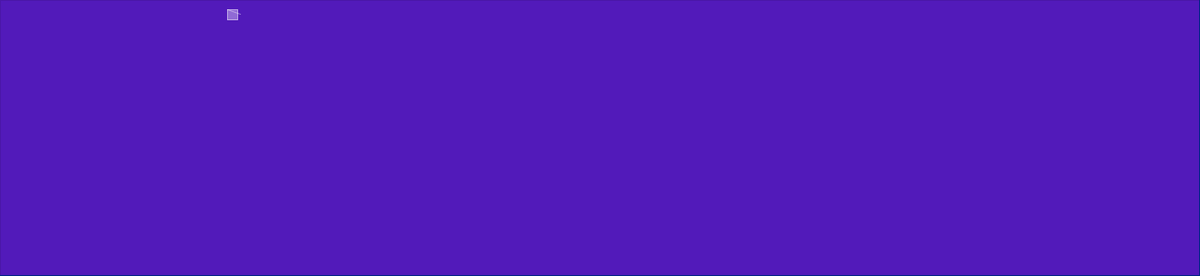
Frame 1 (no input)
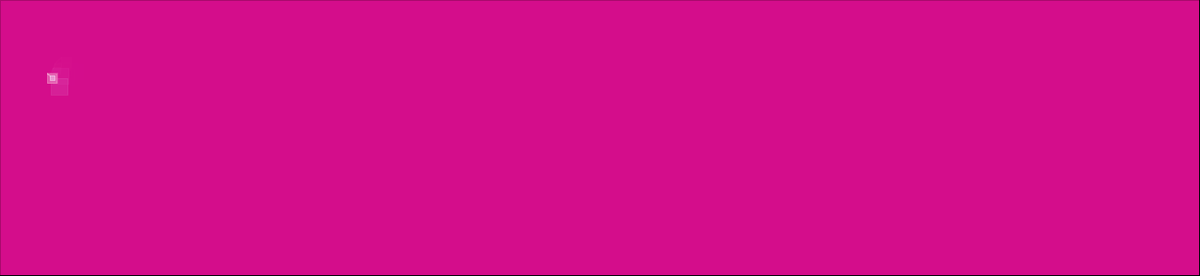
Frame 60 (the mouse pressed at the canvas centre just before this capture)
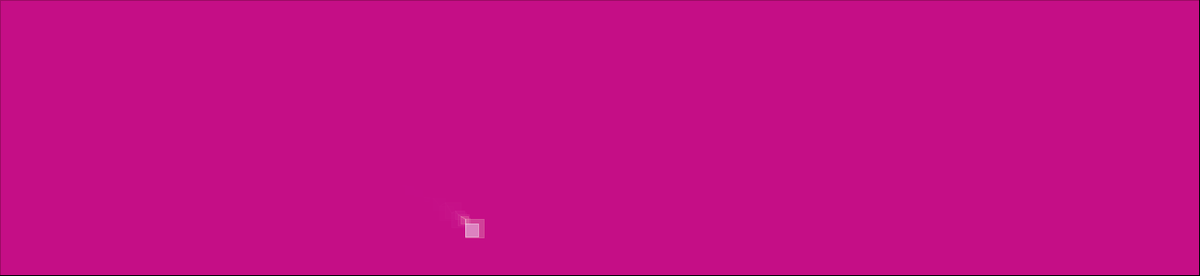
Frame 120 (the mouse held since frame 60 and released just before this capture)

The Processing sketch that drew these frames (run headless with seeded random() and noise(); from frame 60 on, the mouse is pressed at the canvas centre):

// Processing sketch: assignment2_drawingmaching_1
// ── assignment2_drawingmaching_1.pde
// myfirstsketch : draw a white square where my mouse is
// groovy

// at the top of the sketch
float r, g, b, w, h, x1, y1, x2, y2; // GLOBAL variables

// this runs when i hit play
void setup()
{
  size(1300, 300); // sets up the size of the canvas
  
  background(0, 40, 150);
  
  x1 = width/5;
  y1 = height/20;
  
}

// this runs every frame
void draw()
{
  
   // these are variables:
  r = random(128, 255);
  g = random(0, 19);
  b = random(0,255);
  
  w = random(5, 250);
  h = random(10, 20);
  
  // this fades out the previous stuff
  fill(r, g, b, 100); //changed from 0's
  stroke(0,0,0,25); //changed from no stoke
  rect(0, 0, width-1, height-1);
  
  // this is how far away the thingie is from the mouse
  float dx = (mouseX-x1)/20.;
  float dy = (mouseY-y1)/20.;
  
  float drunkx = 0.;
  drunkx += random(-10, 10);
  drunkx += random(-10, 10);
  drunkx += random(-10, 10);
  drunkx = drunkx / 3.;
  float drunky = 0.;
  drunky += random(-10, 20);
  drunky += random(-10, 20);
  drunky += random(-10, 10); //changed to 30 and 10
  drunky = drunky / 3.;
  
  //println(dx + " " + dy);
  
  // this adds the distance and some drunkness to the position
  x2 = x1+random(min(0, dx), max(0, dx))+drunkx;
  y2 = y1+random(min(0, dy), max(0, dy))+drunky;
  
  // draw the line
  noFill(); // don't draw a fill
  stroke(255, 255, 255, 100);
  line(x1, y1, x2, y2); // x1, y1, x2, y2
  
  // draw the circle
  float radius = random(5, 20);
  fill(240, 230, 255, 100); // set the fill to yellow
  rect(x2, y2, radius, radius); // draw a circle
  
  // stash our new x and y for the next round
  x1 = x2;
  y1 = y2;
  
  // checking the boundaries
  if(x1>width) x1 = 0;
  if(x1<0) x1 = width;
  if(y1>height) y1 = 0;
  if(y1<0) y1 = height;
  
}

// this runs when i pick up a key on the keyboard
void keyReleased()
{
  if(key==' ') background(20, 0, 30);
  
}
